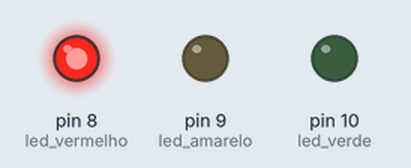
Simulated run of this sketch. Board: Arduino Uno, built with avr-gcc and run on an emulated ATmega328P. On the bench: output pins drawn as LEDs (lit = HIGH).

Above: at 3.5 s.
At 11.5 s:
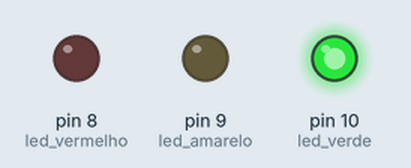
At 17.0 s:
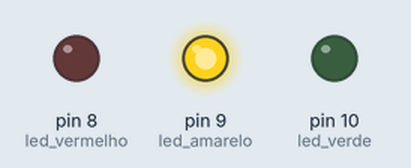
Timing chart, 0 to 23.4 s (numbered marks = the images above):
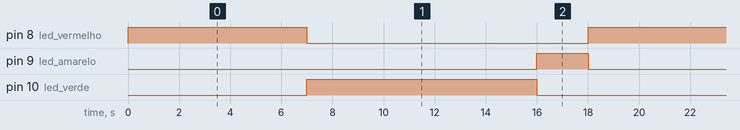

The sketch:

semaforo.ino
```cpp
int led_vermelho = 8;	// variável 'led_vermelho'
int led_amarelo = 9;		// variável 'led_amarelo'
int led_verde = 10;				// variável 'led_verde'
//
void setup()
{
  pinMode(led_vermelho, OUTPUT);		// definindo as portas como de sida 'output'
  pinMode(led_amarelo, OUTPUT);
  pinMode(led_verde, OUTPUT);
}

void loop()		// controlando o estado de cada uma destas portas
{
  digitalWrite(led_vermelho, HIGH);
  digitalWrite(led_amarelo, LOW);
  digitalWrite(led_verde, LOW);
  delay(7000);		// esperndo um tempo de 7 segundos

   digitalWrite(led_vermelho, LOW);
  digitalWrite(led_amarelo, LOW);
  digitalWrite(led_verde, HIGH);
  delay(9000); 		 	// 'led_verde' ficará acesso por 9 segundos

    digitalWrite(led_vermelho, LOW);
  digitalWrite(led_amarelo, HIGH);
  digitalWrite(led_verde, LOW);
  delay(2000);			// 'led_amarelo' ficará acesso por 2 segundos
}
```

Measured:
- by itself, pin 8 (led_vermelho): alternates HIGH for 7.0 s and LOW for 11.0 s
- by itself, pin 9 (led_amarelo): alternates HIGH for 2.0 s and LOW for 16.0 s
- by itself, pin 10 (led_verde): alternates HIGH for 9.0 s and LOW for 9.0 s
